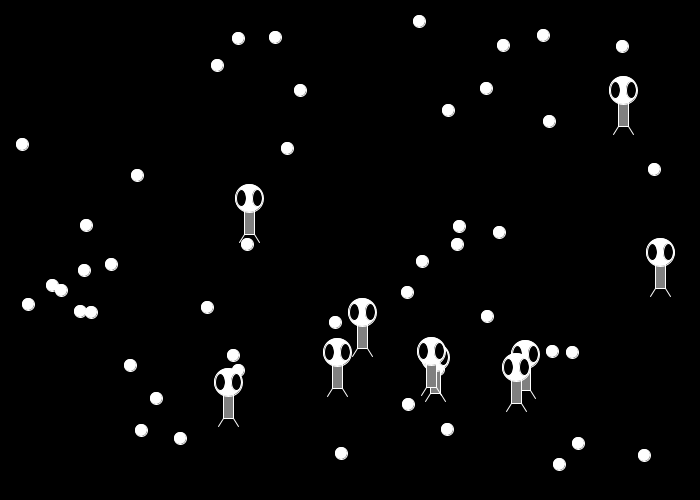
Frame 1 (no input)
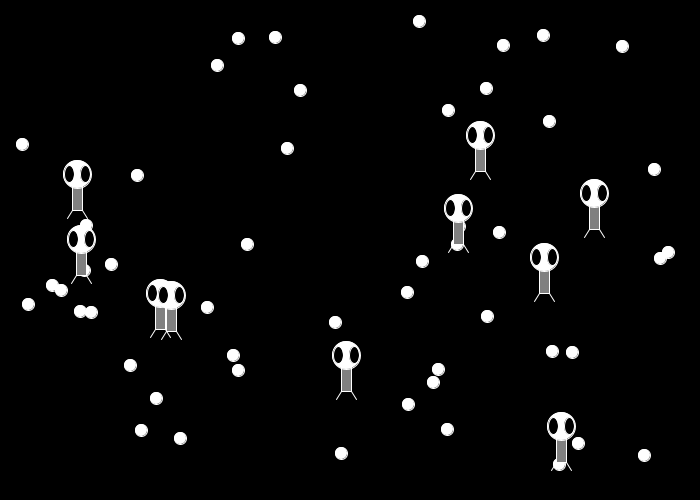
Frame 60 (the mouse pressed at the canvas centre just before this capture)
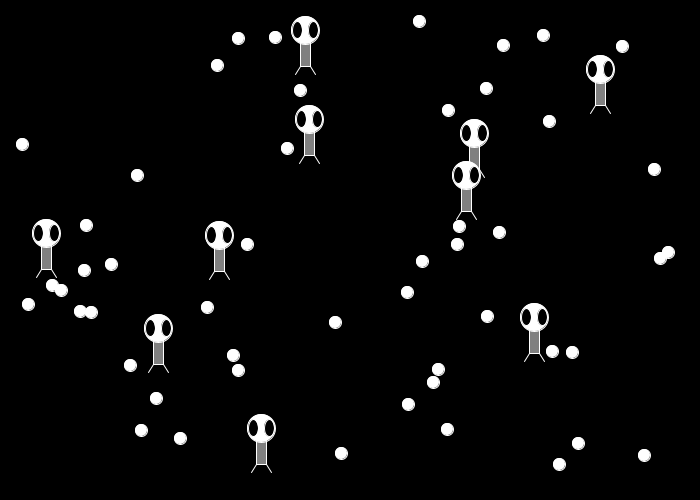
Frame 120 (the mouse held since frame 60 and released just before this capture)

The Processing sketch that drew these frames (run headless with seeded random() and noise(); from frame 60 on, the mouse is pressed at the canvas centre):

// Processing sketch: processing_78583
// ── processing_78583.pde

/*
 #####################################
 ##           Evolution Sim         ##
 ##      Created by: Dr. Bacon      ##
 #####################################
 
 (2012/Nov)
 
 http://forum.processing.org/topic/why-won-t-this-code-work
 http://www.openprocessing.org/sketch/78545
 http://studio.processingtogether.com/sp/pad/export/ro.96-VhVDOO989P/latest
 
 This simulation was designed to simulate the
 basic ideas behind natural selection and
 outline them with organisms with a very simple genome.
 Once the simulation is run, there are no controls. One
 of the main flaws of this project is that there is no
 graphical user interface for fiddling with the starting
 values, and it must be tinkered with from within the code.
 Do with the code what you will.
 
 Also, thanks very much to Daniel Shiffman for providing me with Zoog,
 it strangely improves the way I feel about the whole sketch.
 */

// private static final short foodInterv = 3000;
// private static final byte  energyLvl  = 100;

private static final short bg = 0;
private static final short fg = 255;

private static final byte  foodSz = 12;

private static final byte  orgWd  = 32;
private static final byte  orgHg  = 88;
private static final byte  orgSpX = 6;
private static final byte  orgSpY = 3;

private static final byte  foodNum = 50;
private static final byte  orgNum  = 10;

private static final ArrayList<Food> food = new ArrayList();
private static final ArrayList<Organism> organism = new ArrayList();

final void setup() {

    size(700, 500);
    smooth();
    stroke(fg);
    frameRate(50);

    ellipseMode(CENTER);
    rectMode(CENTER);

    for (byte i=0; i<foodNum; ++i)
        food.add( new Food(foodSz, 10) );

    for (byte i=0; i<orgNum; ++i)
        organism.add( 
        new Organism( orgWd, orgHg, orgSpX, orgSpY, 100, 50, 1) );

    for (Food foodie  : food)     foodie.place();
    for (Organism org : organism)    org.place();
}

final void draw() {

    background(bg);

    for (Food foodie : food)
        foodie.display();

    for (Organism org : organism)
        org.all();
}

private final class Food {
    int x, y;
    int r;
    int hp;

    Food (int rad, int energy) {
        r  = rad;
        hp = (int) random(1, energy+1);
    }

    final void place() {
        x = (int) random(r, width  - r);
        y = (int) random(r, height - r);
    }

    final void display() {
        fill(fg);
        ellipse(x, y, r, r);
    }
}

private final class Organism {
    int x, y;
    int w, h;
    int xSpd, ySpd;
    int eLvl, eLvlReq, eSurv;

    Organism (
    int iWidth, int iHeight, int ixSpd, int iySpd, 
    int ieLvl, int ieReq, int ieSurv )
    {
        xSpd = (int) random(1, ixSpd+1) * ( random(2)<1 ? -1:1 );
        ySpd = (int) random(1, iySpd+1) * ( random(2)<1 ? -1:1 );

        w  = iWidth;
        h  = iHeight;

        eLvl = ieLvl;
        eLvlReq = ieReq;
        eSurv = ieSurv;
    }
    final void place() {
        x = (int) random( w, width  - w );
        y = (int) random( h, height - h );
    }

    final void display() {
        fill(128);
        rect(x, y, w/3, h/3); //Body

        fill(fg);
        ellipse(x, y - (h>>2), w*7 >> 3, w*7 >> 3); //Head

        fill(bg);
        ellipse(x - (w>>2), y - (h>>2), w/3, h/5); //Eyes
        ellipse(x + (w>>2), y - (h>>2), w/3, h/5);

        line(x - w/6, y + h/6, x - w/3, y + (h>>2)); //Legs
        line(x + w/6, y + h/6, x + w/3, y + (h>>2));
    }

    final void update() {
        if (x < (w>>1) || x > width  - (w>>1))    xSpd *= -1;
        if (y < h/2.4f || y > height - (h>>2))    ySpd *= -1;

        x += xSpd;
        y += ySpd;
    }

    final void all() {
        update();
        display();
    }
}
